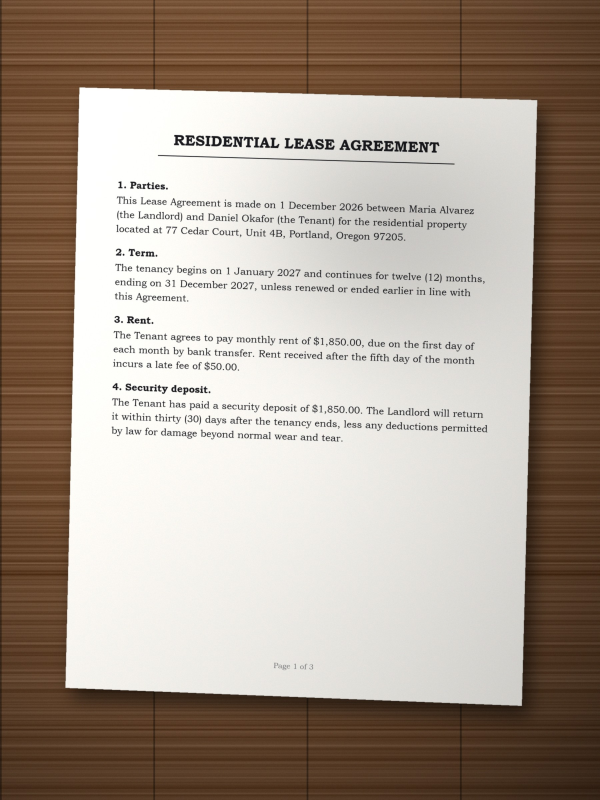
#> input picture design/samples/contract1.jpg, 1800 x 2400 px (shown at 1/3 size)
$ python -i make_store_shots_ipad.py   (imports and definitions only)
#> lines starting #> are read from the running program, lines starting #| are printed output that depends on the picture
"""Builds the App Store screenshots (iPad 13 inch, 2064 x 2752) from the iPad CI screenshots.
Usage: python tools/make_store_shots_ipad.py <folder-with-CI-pngs> <output-folder>
Each store image is a real in-app screenshot placed under a short headline on the app's deep green brand background."""
import sys
from pathlib import Path

from PIL import Image, ImageDraw, ImageFilter, ImageFont

W, H = 2064, 2752
TOP, BOTTOM = (11, 92, 74), (4, 38, 31)
PAPER, MIST, MINT = (246, 248, 247), (176, 208, 197), (123, 240, 203)
SERIF = r"C:\Windows\Fonts\georgia.ttf"
SERIF_B = r"C:\Windows\Fonts\georgiab.ttf"

# (screenshot name, headline lines, sub line)
SLIDES = [
    ("library-light", ["Every document,", "in one place."], "Search titles and the words inside them"),
    ("page-light", ["Paper in,", "clean PDF out."], "Edges found, page straightened, light evened out"),
    ("crop-light", ["Fine-tune the", "corners."], "Drag, rotate and choose a look for each page"),
    ("sign-light", ["Sign without", "printing."], "Place your signature, the date or text on any PDF"),
    ("text-light", ["Copy the words", "from any scan."], "Text is read on your device, nothing is uploaded"),
    ("tools-light", ["Twelve PDF tools,", "all free."], "Merge, split, compress, protect and more"),
    ("doc-light", ["Organise every", "page."], "Crop, rotate, reorder and rename in a tap"),
    ("export-light", ["Share a PDF", "or pictures."], "Searchable PDFs, page sizes and quality you choose"),
]


def background():
    img = Image.new("RGB", (W, H))
    px = ImageDraw.Draw(img)
    for y in range(H):
        t = y / (H - 1)
        px.line([(0, y), (W, y)], fill=tuple(round(TOP[k] + (BOTTOM[k] - TOP[k]) * t) for k in range(3)))
    glow = Image.new("RGB", (W, H), MINT)
    mask = Image.new("L", (W, H), 0)
    ImageDraw.Draw(mask).ellipse([W * 0.1, -H * 0.14, W * 0.9, H * 0.22], fill=60)
    return Image.composite(glow, img, mask.filter(ImageFilter.GaussianBlur(220)))


def rounded(im, radius):
    mask = Image.new("L", im.size, 0)
    ImageDraw.Draw(mask).rounded_rectangle([0, 0, im.width, im.height], radius, fill=255)
    out = im.convert("RGBA")
    out.putalpha(mask)
    return out


def main(src, dst):
    src, dst = Path(src), Path(dst)
    dst.mkdir(parents=True, exist_ok=True)
    head = ImageFont.truetype(SERIF_B, 150)
    sub = ImageFont.truetype(SERIF, 64)
    for i, (name, lines, caption) in enumerate(SLIDES, 1):
        shot_path = src / f"{name}.png"
        if not shot_path.exists():
            print("missing", shot_path)
            continue
        canvas = background()
        d = ImageDraw.Draw(canvas)
        y = 170
        for line in lines:
            d.text((W / 2, y), line, font=head, fill=PAPER, anchor="ma")
            y += 180
        d.text((W / 2, y + 30), caption, font=sub, fill=MIST, anchor="ma")
        shot = Image.open(shot_path).convert("RGB")
        SW = 1500
        scale = SW / shot.width
        shot = shot.resize((SW, round(shot.height * scale)), Image.LANCZOS)
        framed = rounded(shot, 64)
        top = 680
        shadow = Image.new("RGBA", (framed.width + 160, framed.height + 160), (0, 0, 0, 0))
        ImageDraw.Draw(shadow).rounded_rectangle([80, 80, 80 + framed.width, 80 + framed.height], 64, fill=(0, 0, 0, 170))
        shadow = shadow.filter(ImageFilter.GaussianBlur(40))
        canvas.paste(shadow, ((W - framed.width) // 2 - 80, top - 80), shadow)
        edge = Image.new("RGBA", (framed.width + 6, framed.height + 6), (0, 0, 0, 0))
        ImageDraw.Draw(edge).rounded_rectangle([0, 0, edge.width - 1, edge.height - 1], 67, outline=MINT + (110,), width=4)
        canvas.paste(edge, ((W - framed.width) // 2 - 3, top - 3), edge)
        canvas.paste(framed, ((W - framed.width) // 2, top), framed)
        out = dst / f"{i:02d}-{name.replace('-light', '')}.png"
        canvas.convert("RGB").save(out, optimize=True)
        print("wrote", out)


# [2 lines not run here, left out]

>>> import cv2
>>> picture = cv2.imread('../design/samples/contract1.jpg', cv2.IMREAD_GRAYSCALE)
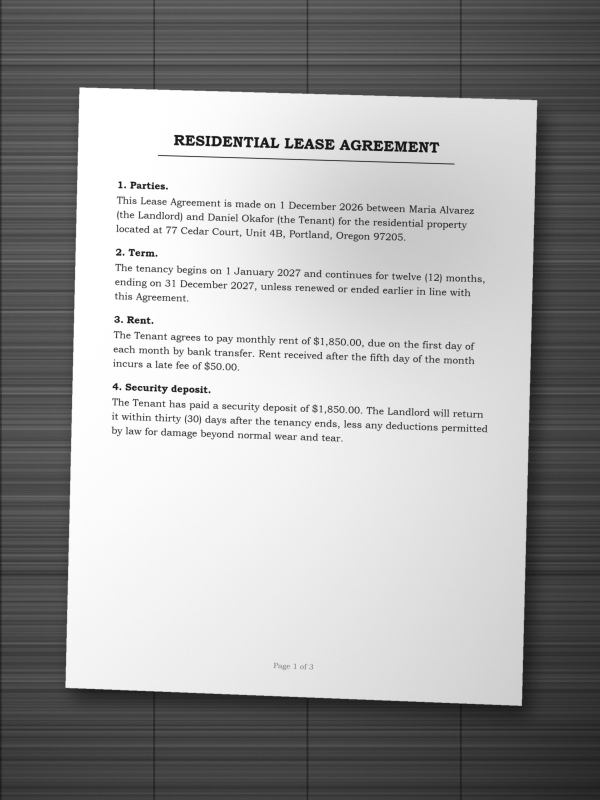
#> picture: shape (2400, 1800) (shown at 1/3 size); min 13, max 255, mean 160.2
>>> result = main(picture, 'out.png')
#> (the run stopped early here; a loop or call above may not have finished)

$ run again, on design/samples/contract3.jpg
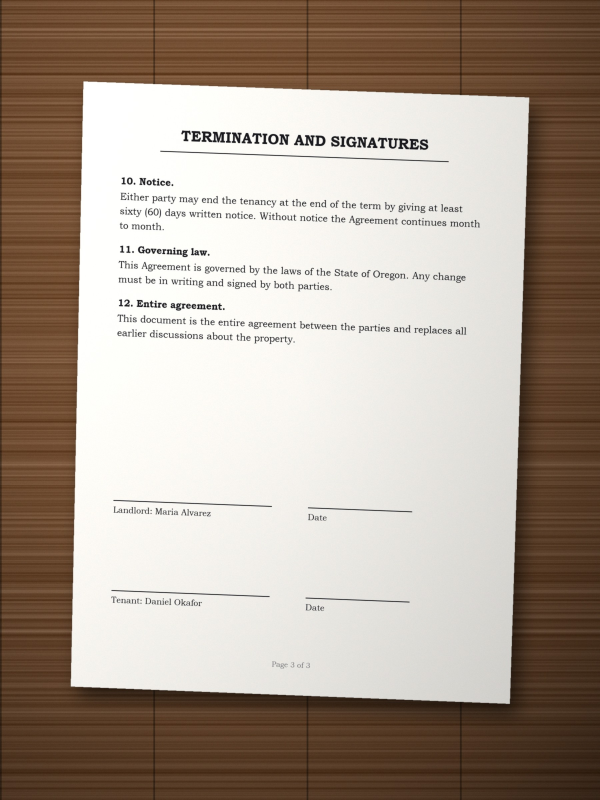
#> input picture design/samples/contract3.jpg, 1800 x 2400 px (shown at 1/3 size)
#> `picture = cv2.imread('../design/samples/contract1.jpg', cv2.IMREAD_GRA..`:
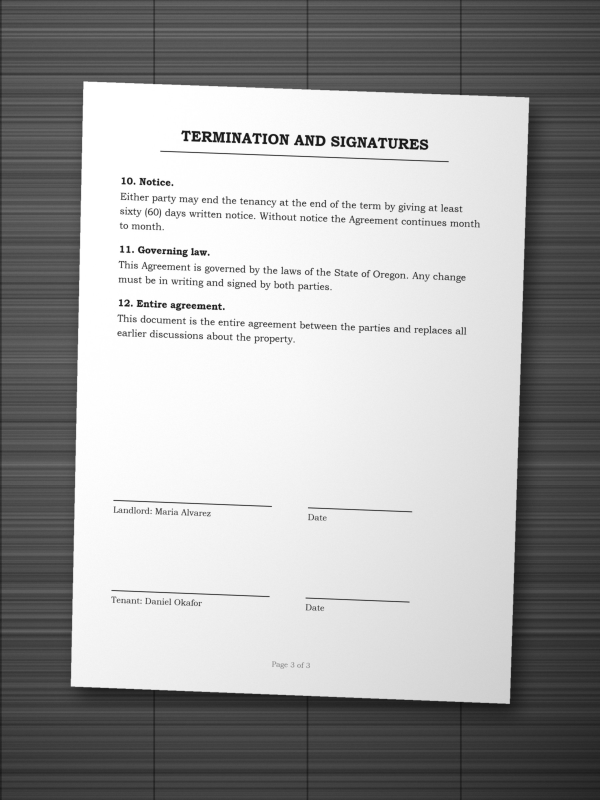
#> picture: shape (2400, 1800) (shown at 1/3 size); min 13, max 255, mean 162.2

$ run again, on design/samples/invoice.jpg
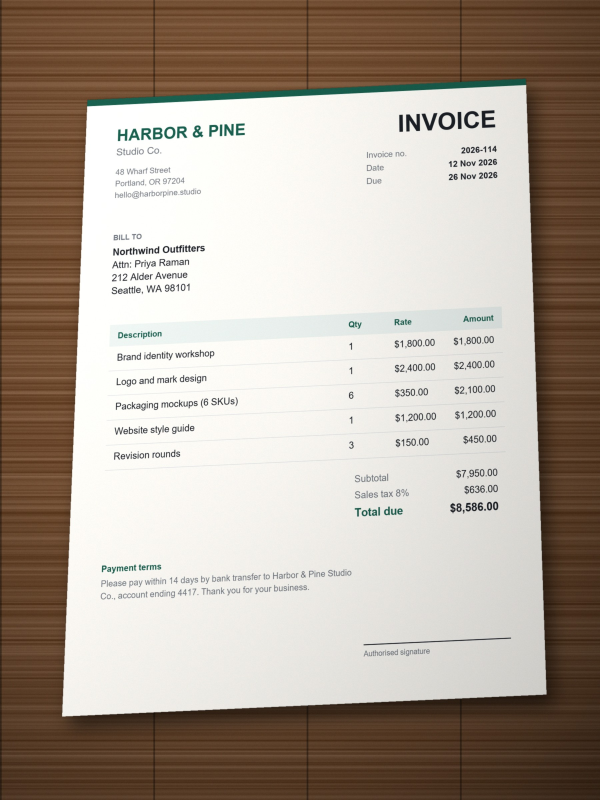
#> input picture design/samples/invoice.jpg, 1800 x 2400 px (shown at 1/3 size)
#> `picture = cv2.imread('../design/samples/contract1.jpg', cv2.IMREAD_GRA..`:
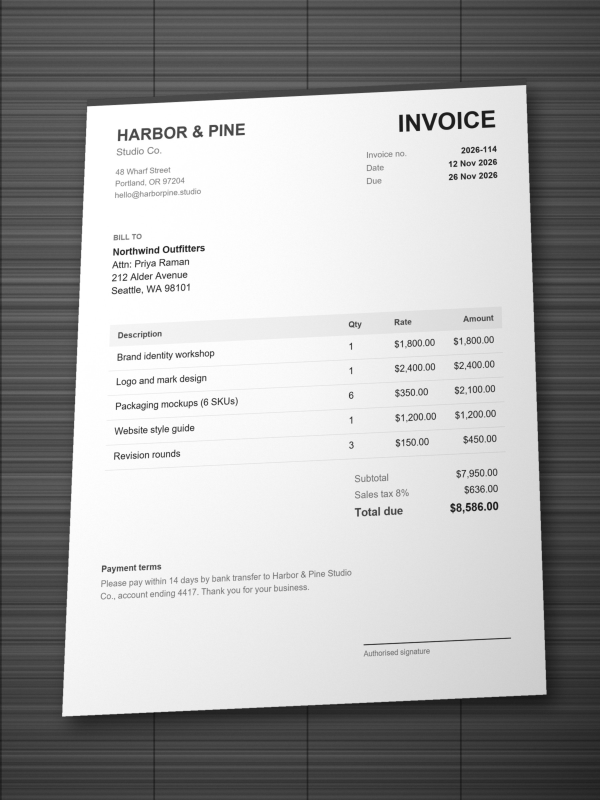
#> picture: shape (2400, 1800) (shown at 1/3 size); min 15, max 255, mean 166.4
